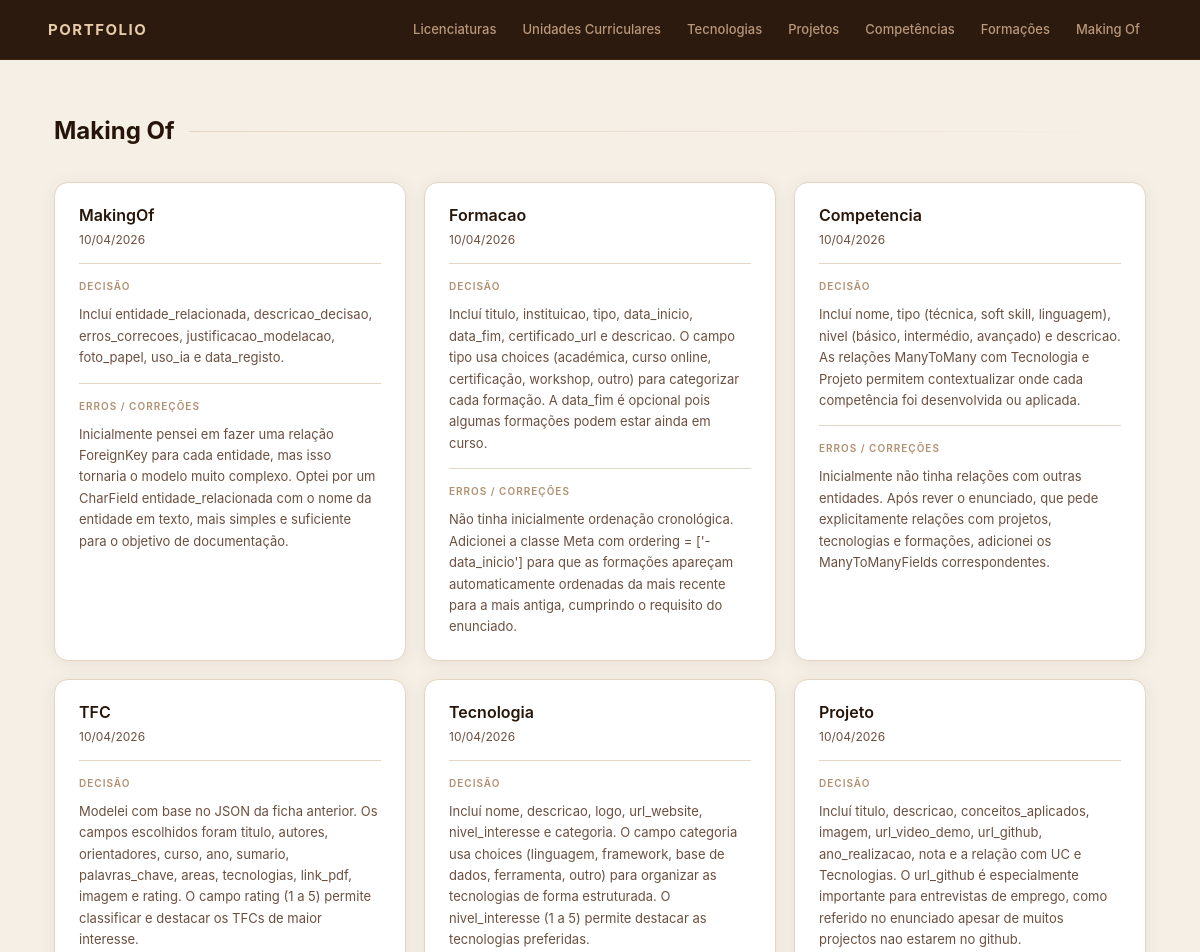
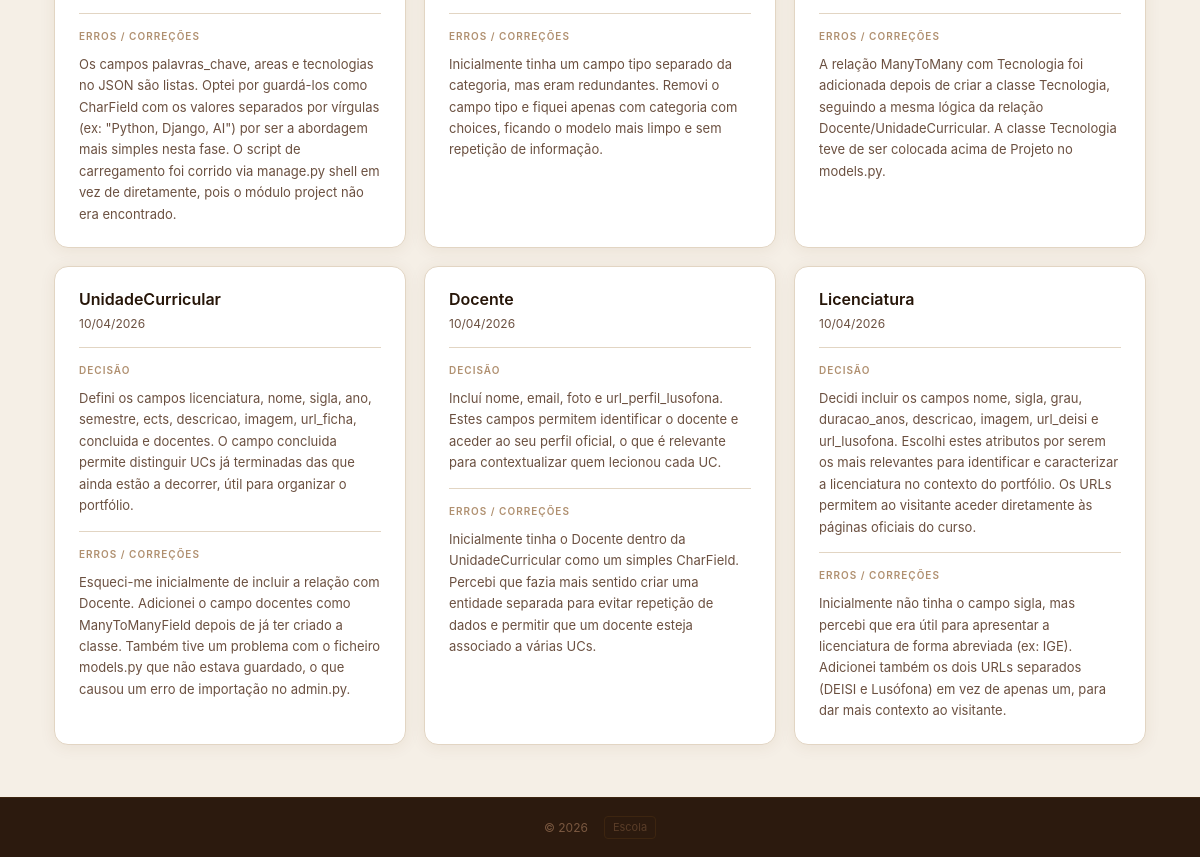
Before: /making_of/ with the older database file (2 pictures, top to bottom).
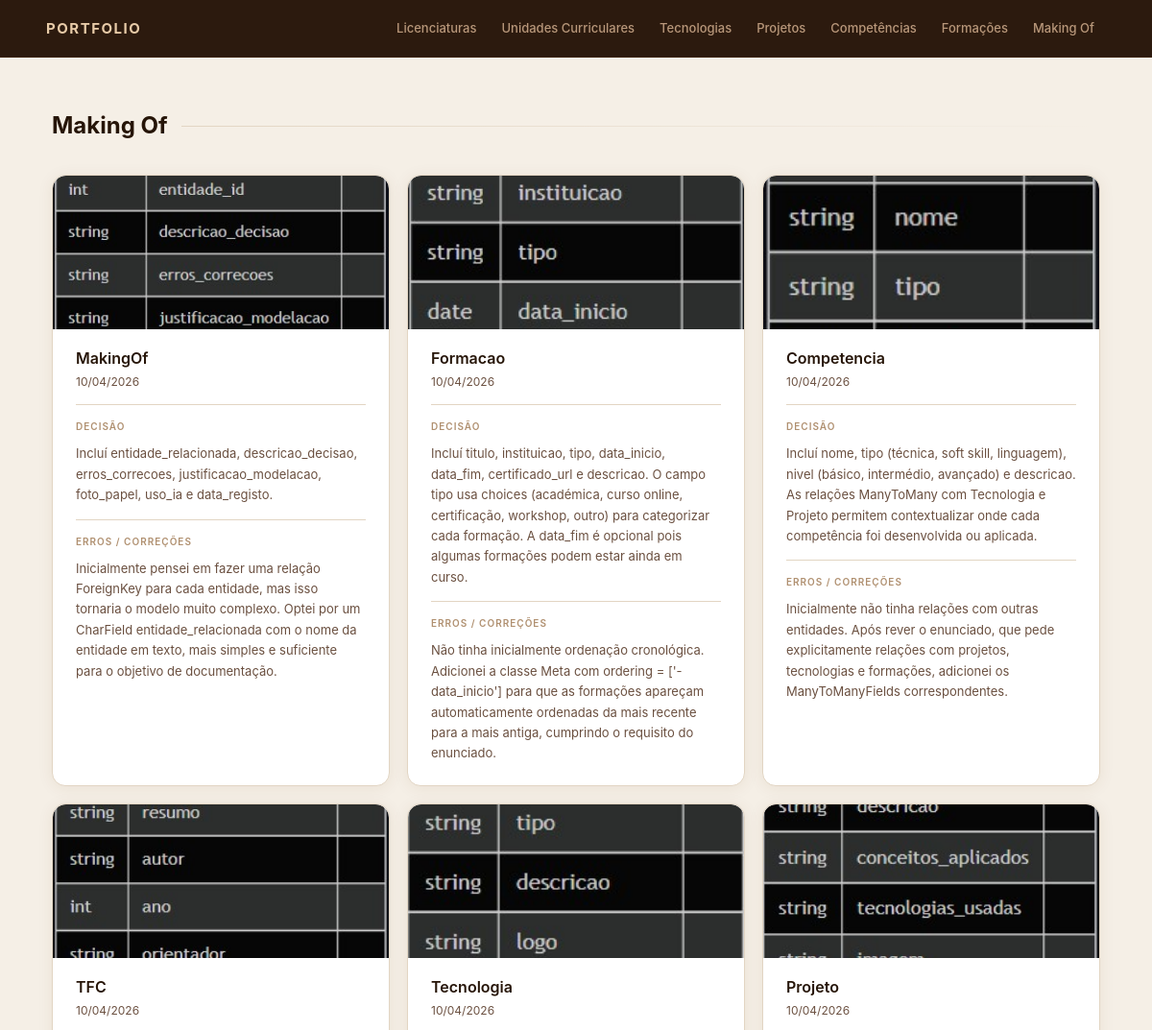
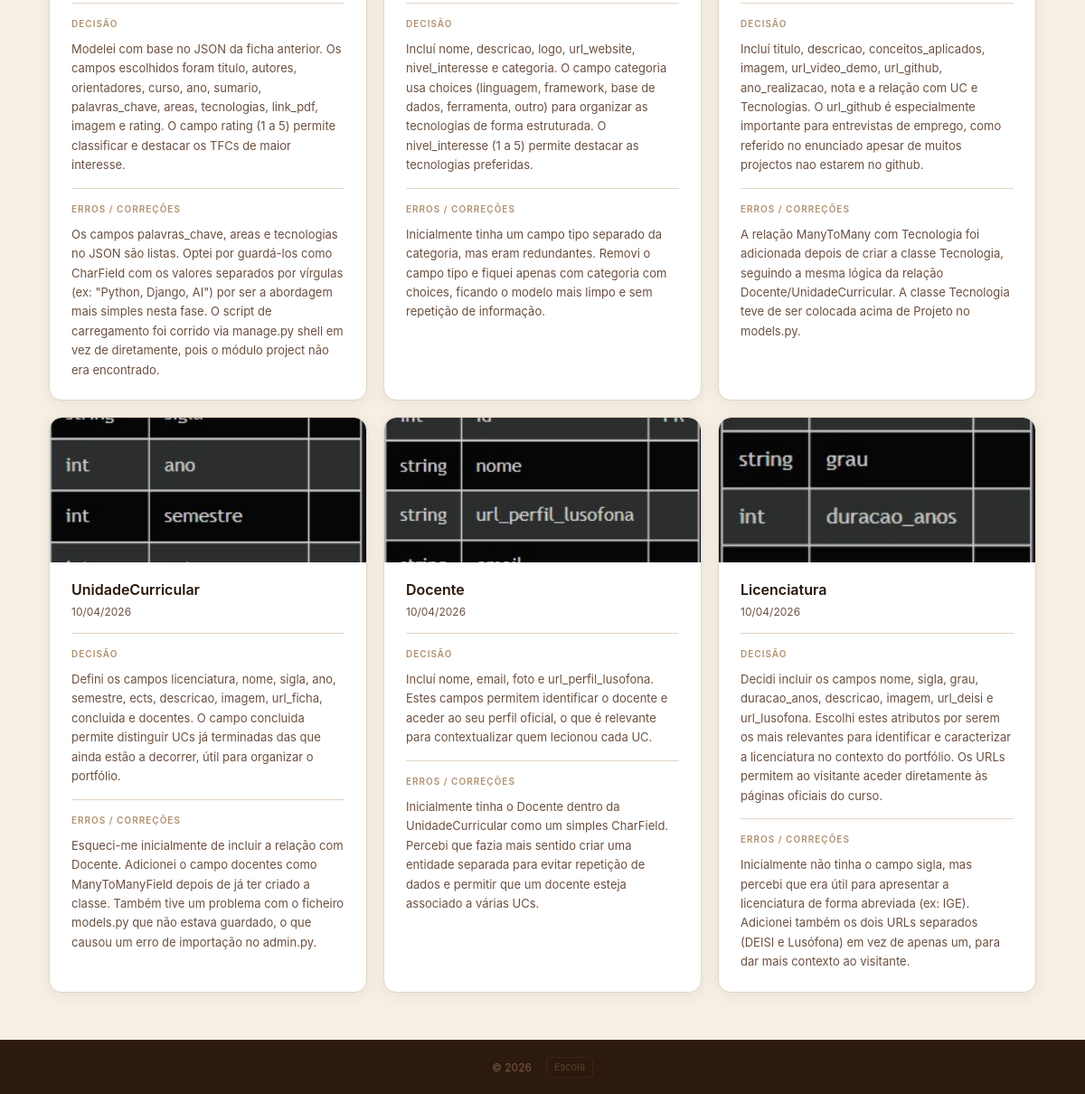
After: the same page with the newer database file (2 pictures, top to bottom).
### portfolio/models.py (models this page shows, shortened)
class MakingOf(models.Model):
    entidade_relacionada = models.CharField(max_length=100)  # ex: "Licenciatura", "Projeto"
    descricao_decisao = models.TextField(blank=True)
    erros_correcoes = models.TextField(blank=True)
    justificacao_modelacao = models.TextField(blank=True)
    foto_papel = models.ImageField(upload_to='making_of/', blank=True, null=True)
    data_registo = models.DateTimeField(auto_now_add=True)
    class Meta:
        ordering = ['-data_registo']
        verbose_name = 'Making Of'
        verbose_name_plural = 'Making Of'

### portfolio/views.py (the view)
# urls.py: path('making_of/', views.making_of_view, name='making_of'),
def making_of_view(request):
    registos = MakingOf.objects.all()
    return render(request, 'portfolio/making_of.html', {'registos': registos})

### portfolio/templates/portfolio/making_of.html
{% extends 'portfolio/base.html' %}
{% block content %}
<h2 class="page-title">Making Of</h2>
<section class="cards-grid">
    {% for registo in registos %}
    <article>
        {% if registo.foto_papel %}
        <img class="card-img" src="{{ registo.foto_papel.url }}" alt="Making of - {{ registo.entidade_relacionada }}">
        {% endif %}
        <header>
            <h3>{{ registo.entidade_relacionada }}</h3>
            <p>{{ registo.data_registo|date:"d/m/Y" }}</p>
        </header>
        {% if registo.descricao_decisao %}
        <section>
            <h4>Decisão</h4>
            <p class="desc">{{ registo.descricao_decisao }}</p>
        </section>
        {% endif %}
        {% if registo.erros_correcoes %}
        <section>
            <h4>Erros / Correções</h4>
            <p class="desc">{{ registo.erros_correcoes }}</p>
        </section>
        {% endif %}
    </article>
    {% endfor %}
</section>
{% endblock %}

Changed rows visible on the page:
changed MakingOf "MakingOf": foto_papel: picture added
changed MakingOf "Formacao": foto_papel: picture added
changed MakingOf "Competencia": foto_papel: picture added
changed MakingOf "TFC": foto_papel: picture added
changed MakingOf "Tecnologia": foto_papel: picture added
changed MakingOf "Projeto": foto_papel: picture added
changed MakingOf "UnidadeCurricular": foto_papel: picture added
changed MakingOf "Docente": foto_papel: picture added
changed MakingOf "Licenciatura": foto_papel: picture added
